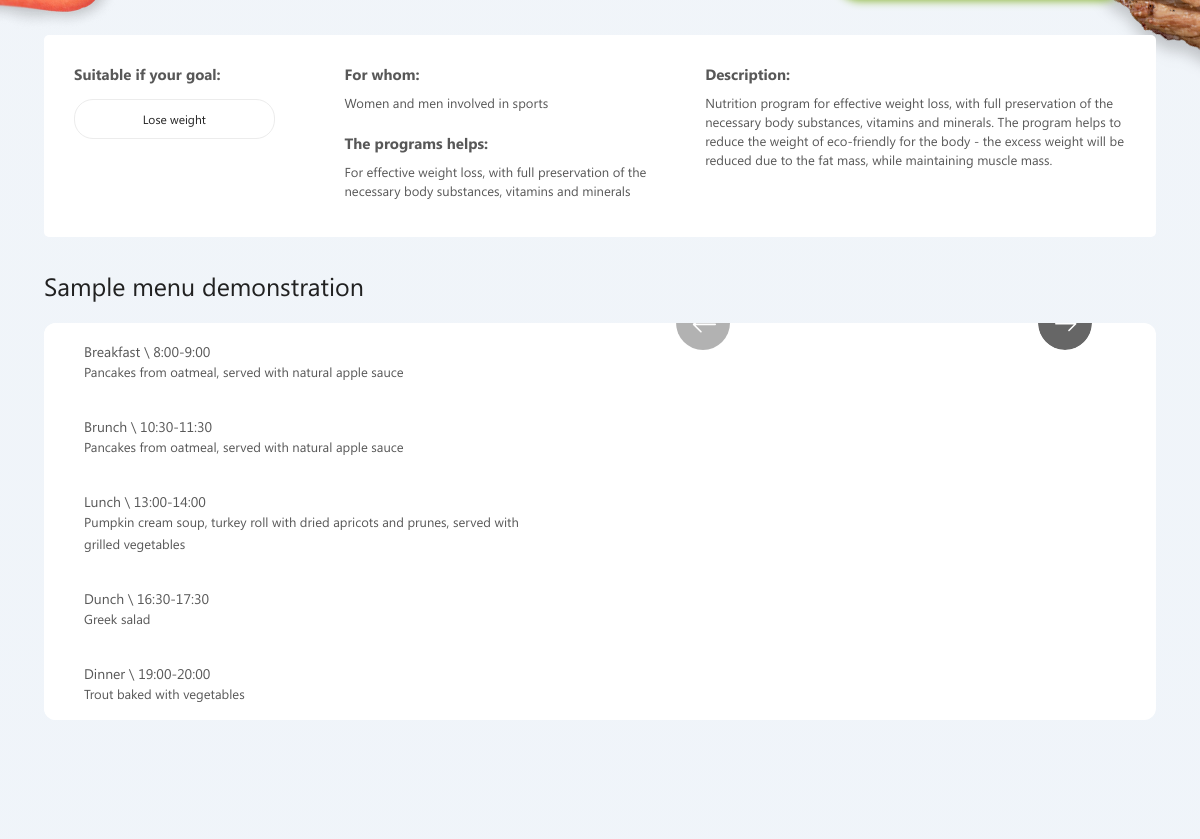
The page /programs/2/ (middle part) on the database as committed earlier.
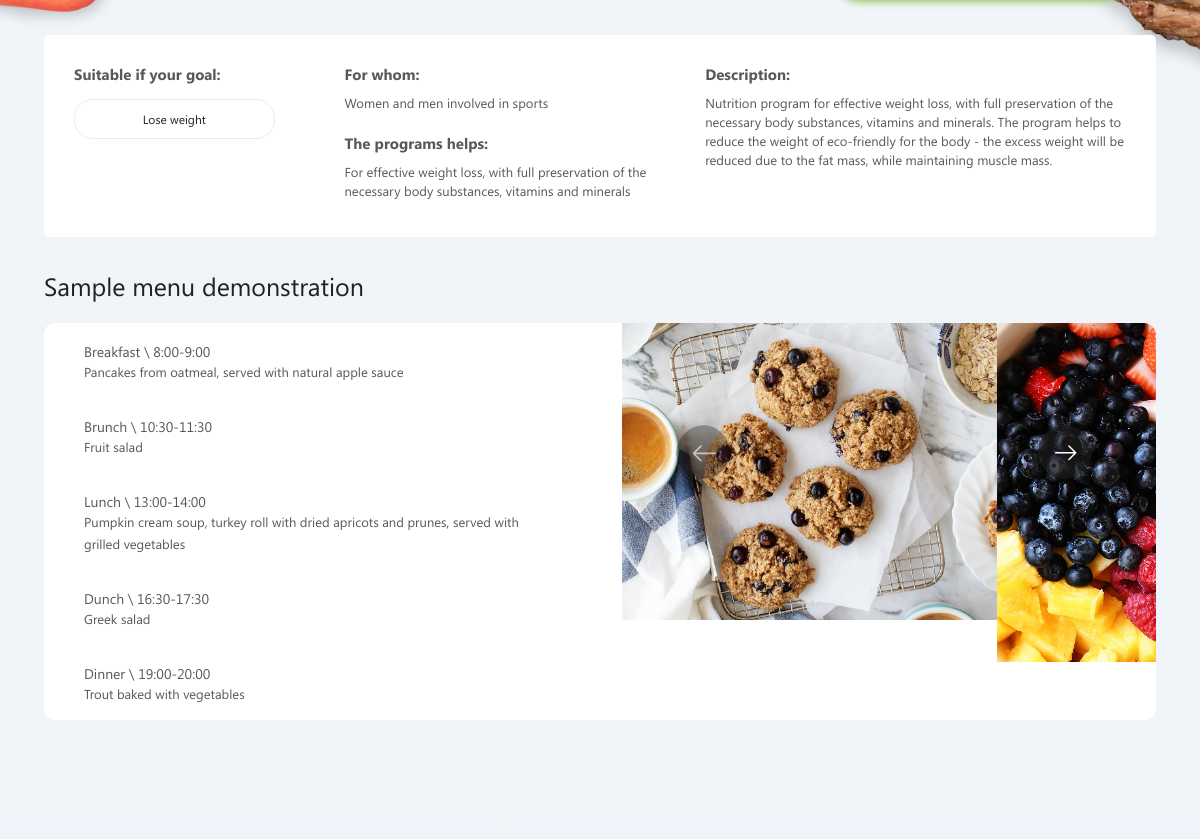
The same page on the database as committed later.
### programs/models.py (models this page shows)
class Program(models.Model):
    title = models.CharField(max_length=100)
    image = models.TextField()
    tag = models.TextField()
    target = models.TextField()
    aim = models.TextField()
    description = models.TextField()
    prohibition = models.TextField(blank=True)
    price_day = models.IntegerField()
    price_week = models.IntegerField()
    breakfast_info = models.TextField()
    breakfast_image = models.TextField()
    brunch_info = models.TextField()
    brunch_image = models.TextField()
    lunch_info = models.TextField()
    lunch_image = models.TextField()
    dunch_info = models.TextField()
    dunch_image = models.TextField()
    dinner_info = models.TextField()
    dinner_image = models.TextField()

### programs/views.py (the view)
# urls.py: path("<int:pk>/", views.program_info, name="program_info"),
def program_info(request, pk):
    program = Program.objects.get(pk=pk)
    prohibitions = program.prohibition.splitlines()
    context = {"program": program, "prohibitions": prohibitions}
    return render(request, "program_info.html", context)

### programs/templates/program_info.html (shortened to what the changed rows need)
{% extends "base.html" %}
{% load static %}
{% block page_content %}
<div class="container">
    <div class="product">
        <div class="product-description">
            <div class="product-description__inner">
                <div class="product-description__col">
                    <div class="product-description__goals">
                        <a class="btn-bordered">{{ program.tag }}</a>
                    </div>
                </div>
                <div class="product-description__col">
                    <h4>For whom:</h4>
                    <p>{{ program.target }}</p>
                    <h4>The programs helps:</h4>
                    <p>{{ program.aim }}</p>
                </div>
                <div class="product-description__col">
                    <h4>Description:</h4>
                    <p>{{ program.description }}</p>
                </div>
            </div>
        </div>
    </div>
    <div data-react-id="ProductMenu">
        <div class="product-menu">
            <div class="product-menu__wrapper">
                <div class="product-menu__inner">
                    <div class="product-menu__list">
                        <div class="product-menu__item">
                            <div class="product-menu__description">
                                <ul>
                                    <li><span>{{ program.breakfast_info }}</span></li>
                                </ul>
                            </div>
                        </div>
                        <div class="product-menu__item">
                            <div class="product-menu__description">
                                <ul>
                                    <li><span>{{ program.brunch_info }}</span></li>
                                </ul>
                            </div>
                        </div>
                        <div class="product-menu__item">
                            <div class="product-menu__description">
                                <ul>
                                    <li><span>{{ program.lunch_info }}</span></li>
                                </ul>
                            </div>
                        </div>
                        <div class="product-menu__item">
                            <div class="product-menu__description">
                                <ul>
                                    <li><span>{{ program.dunch_info }}</span></li>
                                </ul>
                            </div>
                        </div>
                        <div class="product-menu__item">
                            <div class="product-menu__description">
                                <ul>
                                    <li><span>{{ program.dinner_info }}</span></li>
                                </ul>
                            </div>
                        </div>
                    </div>
                    <div class="product-menu__gallery">
                        <div class="slick-slider slick-initialized" dir="ltr">
                            <div class="slick-list">
                                <div class="slick-track" style="width: 1875px; opacity: 1; transform: translate3d(0px, 0px, 0px);">
                                    <div data-index="0" class="slick-slide slick-active slick-current" tabindex="-1" aria-hidden="false" style="outline: none; width: 375px;">
                                        <div>
                                            <div class="gallery__item" tabindex="-1" style="width: 100%; display: inline-block;">
                                                <div><img src="/static/{{ program.breakfast_image }}" alt="">
                                                </div>
                                            </div>
                                        </div>
                                    </div>
                                    <div data-index="1" class="slick-slide" tabindex="-1" aria-hidden="true" style="outline: none; width: 375px;">
                                        <div>
                                            <div class="gallery__item" tabindex="-1" style="width: 100%; display: inline-block;">
                                                <div><img src="/static/{{ program.brunch_image }}" alt="">
                                                </div>
                                            </div>
                                        </div>
                                    </div>
                                </div>
                            </div>
                        </div>
                    </div>
                </div>
            </div>
        </div>
    </div>
</div>
{% endblock %}

Rows that differ between the two databases and show on the page:
changed Program "Women and men involved in sports": brunch_info "Pancakes from oatmeal, served with natural apple sauce" → "Fruit salad"; breakfast_image: picture added; brunch_image: picture added
